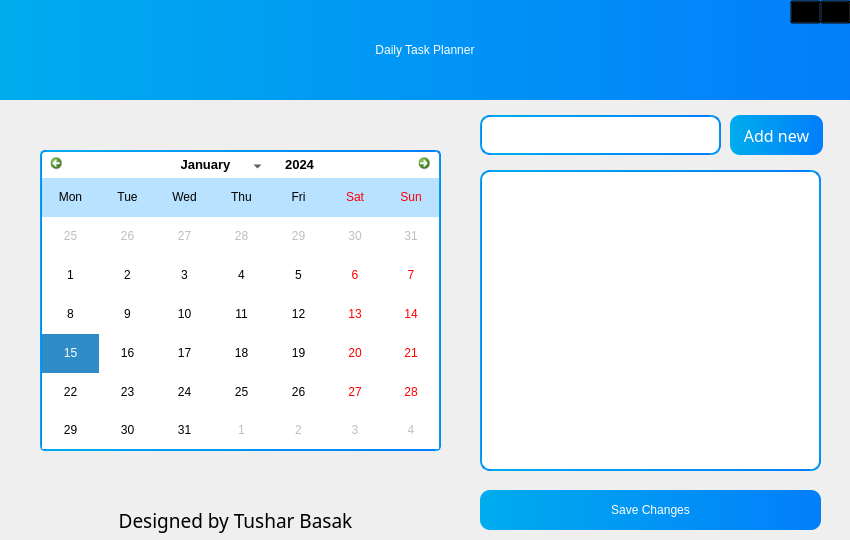
<?xml version="1.0" encoding="UTF-8"?>
<ui version="4.0">
 <class>Form</class>
 <widget class="QWidget" name="Form">
  <property name="geometry">
   <rect>
    <x>0</x>
    <y>0</y>
    <width>850</width>
    <height>540</height>
   </rect>
  </property>
  <property name="windowTitle">
   <string>Form</string>
  </property>
  <widget class="QPushButton" name="addButton">
   <property name="geometry">
    <rect>
     <x>730</x>
     <y>115</y>
     <width>93</width>
     <height>40</height>
    </rect>
   </property>
   <property name="font">
    <font>
     <family>sans-serif</family>
     <pointsize>12</pointsize>
     <weight>50</weight>
     <italic>false</italic>
     <bold>false</bold>
    </font>
   </property>
   <property name="styleSheet">
    <string notr="true">border-radius:10px;
font: 12pt &quot;sans-serif&quot;;
background: qlineargradient(spread: pad, x1: 0, y1: 0, x2: 1, y2: 0, stop: 0 rgba(0, 172, 238, 1), stop: 1 rgba(2, 126, 251, 1));
color: rgb(255, 255, 255);</string>
   </property>
   <property name="text">
    <string>Add new</string>
   </property>
  </widget>
  <widget class="QLabel" name="label">
   <property name="geometry">
    <rect>
     <x>0</x>
     <y>0</y>
     <width>850</width>
     <height>100</height>
    </rect>
   </property>
   <property name="styleSheet">
    <string notr="true">background: qlineargradient(spread: pad, x1: 0, y1: 0, x2: 1, y2: 0, stop: 0 rgba(0, 172, 238, 1), stop: 1 rgba(2, 126, 251, 1));
font: 24pt &quot;sans-serif&quot;;
color: #fff;</string>
   </property>
   <property name="text">
    <string>Daily Task Planner</string>
   </property>
   <property name="alignment">
    <set>Qt::AlignCenter</set>
   </property>
  </widget>
  <widget class="QLabel" name="label_3">
   <property name="geometry">
    <rect>
     <x>0</x>
     <y>500</y>
     <width>471</width>
     <height>41</height>
    </rect>
   </property>
   <property name="font">
    <font>
     <family>sans-serif</family>
     <pointsize>14</pointsize>
     <weight>50</weight>
     <italic>false</italic>
     <bold>false</bold>
    </font>
   </property>
   <property name="styleSheet">
    <string notr="true">QLabel {
	font: 14pt &quot;sans-serif&quot;;
	color: #000;
	border-radius: 8px;
}</string>
   </property>
   <property name="frameShape">
    <enum>QFrame::NoFrame</enum>
   </property>
   <property name="lineWidth">
    <number>1</number>
   </property>
   <property name="midLineWidth">
    <number>0</number>
   </property>
   <property name="text">
    <string>Designed by Tushar Basak</string>
   </property>
   <property name="alignment">
    <set>Qt::AlignCenter</set>
   </property>
  </widget>
  <widget class="QLineEdit" name="taskLineEdit">
   <property name="geometry">
    <rect>
     <x>480</x>
     <y>115</y>
     <width>241</width>
     <height>40</height>
    </rect>
   </property>
   <property name="styleSheet">
    <string notr="true">font: 14pt &quot;sans-serif&quot;;
color: rgb(0, 0, 0);
border-radius: 10px;
padding-left: 10px;
background-color: #fff;
border: 2px solid  qlineargradient(spread: pad, x1: 0, y1: 0, x2: 1, y2: 0, stop: 0 rgba(0, 172, 238, 1), stop: 1 rgba(2, 126, 251, 1));</string>
   </property>
  </widget>
  <widget class="QListWidget" name="tasksListWidget">
   <property name="geometry">
    <rect>
     <x>480</x>
     <y>170</y>
     <width>341</width>
     <height>301</height>
    </rect>
   </property>
   <property name="styleSheet">
    <string notr="true">font: 14pt &quot;sans-serif&quot;;
color: rgb(0, 0, 0);
border-radius: 10px;
background-color: #fff;
border: 2px solid  qlineargradient(spread: pad, x1: 0, y1: 0, x2: 1, y2: 0, stop: 0 rgba(0, 172, 238, 1), stop: 1 rgba(2, 126, 251, 1));</string>
   </property>
  </widget>
  <widget class="QPushButton" name="saveButton">
   <property name="geometry">
    <rect>
     <x>480</x>
     <y>490</y>
     <width>341</width>
     <height>40</height>
    </rect>
   </property>
   <property name="styleSheet">
    <string notr="true">border-radius:10px;
background: qlineargradient(spread: pad, x1: 0, y1: 0, x2: 1, y2: 0, stop: 0 rgba(0, 172, 238, 1), stop: 1 rgba(2, 126, 251, 1));
font: 12pt &quot;sans-serif&quot;;
color: rgb(255, 255, 255);</string>
   </property>
   <property name="text">
    <string>Save Changes</string>
   </property>
  </widget>
  <widget class="QPushButton" name="min_btn">
   <property name="geometry">
    <rect>
     <x>790</x>
     <y>0</y>
     <width>31</width>
     <height>24</height>
    </rect>
   </property>
   <property name="styleSheet">
    <string notr="true">background: rgba(0,0,0,0);</string>
   </property>
   <property name="text">
    <string/>
   </property>
   <property name="icon">
    <iconset>
     <normaloff>assets/min.svg</normaloff>assets/min.svg</iconset>
   </property>
   <property name="iconSize">
    <size>
     <width>18</width>
     <height>18</height>
    </size>
   </property>
  </widget>
  <widget class="QPushButton" name="close_btn">
   <property name="geometry">
    <rect>
     <x>820</x>
     <y>0</y>
     <width>31</width>
     <height>24</height>
    </rect>
   </property>
   <property name="styleSheet">
    <string notr="true">background: rgba(0,0,0,0);</string>
   </property>
   <property name="text">
    <string/>
   </property>
   <property name="icon">
    <iconset>
     <normaloff>assets/close.svg</normaloff>assets/close.svg</iconset>
   </property>
   <property name="iconSize">
    <size>
     <width>18</width>
     <height>18</height>
    </size>
   </property>
  </widget>
  <widget class="QCalendarWidget" name="calendarWidget">
   <property name="geometry">
    <rect>
     <x>40</x>
     <y>150</y>
     <width>401</width>
     <height>301</height>
    </rect>
   </property>
   <property name="focusPolicy">
    <enum>Qt::StrongFocus</enum>
   </property>
   <property name="styleSheet">
    <string notr="true">/* Style for header area  ####################################################*/

QCalendarWidget QWidget {
  alternate-background-color: #b8e2ff;
}

/* style for top navigation area ###############################################*/

#qt_calendar_navigationbar {
  background-color: #fff;
  border: 2px solid qlineargradient(spread: pad, x1: 0, y1: 0, x2: 1, y2: 0, stop: 0 rgba(0, 172, 238, 1), stop: 1 rgba(2, 126, 251, 1));
  border-bottom: 0px;
  border-top-left-radius: 5px;
  border-top-right-radius: 5px;
}

/* style for month change buttons ############################################ */

#qt_calendar_prevmonth,
#qt_calendar_nextmonth {
  /* border delete */
  border: none;
  /* delete default icons */
  qproperty-icon: none;

  min-width: 13px;
  max-width: 13px;
  min-height: 13px;
  max-height: 13px;

  border-radius: 5px;
  /* set background transparent */
  background-color: transparent;
  padding: 5px;
}

/* style for pre month button ############################################ */

#qt_calendar_prevmonth {
  /* set text for button */
  /*qproperty-text: &quot;&gt;&quot;;*/
  margin-left: 5px;
  image: url(:/icon/arrow-119-48.ico);
}

/* style for next month button ########################################### */
#qt_calendar_nextmonth {
  margin-right: 5px;
  image: url(:/icon/arrow-19-48.ico);
  /* qproperty-text: &quot;&gt;&quot;; */
}
#qt_calendar_prevmonth:hover,
#qt_calendar_nextmonth:hover {
  background-color: qlineargradient(spread: pad, x1: 0, y1: 0, x2: 1, y2: 0, stop: 0 rgba(0, 172, 238, 1), stop: 1 rgba(2, 126, 251, 1));
}

#qt_calendar_prevmonth:pressed,
#qt_calendar_nextmonth:pressed {
  background-color: rgba(235, 235, 235, 100);
}

/* Style for month and yeat buttons #################################### */

#qt_calendar_yearbutton {
  color: #000;
  margin: 5px;
  border-radius: 5px;
  font-size: 13px;
  padding: 0px 10px;
}

#qt_calendar_monthbutton {
  width: 110px;
  color: #000;
  font-size: 13px;
  margin: 5px 0px;
  border-radius: 5px;
  padding: 0px 2px;
}

#qt_calendar_yearbutton:hover,
#qt_calendar_monthbutton:hover {
  background-color: qlineargradient(spread: pad, x1: 0, y1: 0, x2: 1, y2: 0, stop: 0 rgba(0, 172, 238, 1), stop: 1 rgba(2, 126, 251, 1));
}

#qt_calendar_yearbutton:pressed,
#qt_calendar_monthbutton:pressed {
  background-color: rgba(235, 235, 235, 100);
}

/* Style for year input lineEdit ######################################*/

#qt_calendar_yearedit {
  min-width: 53px;
  color: #000;
  background: transparent;
  font-size: 13px;
}

/* Style for year change buttons ######################################*/

#qt_calendar_yearedit::up-button {
  image: url(:/icon/arrow-151-48.ico);
  subcontrol-position: right;
}

#qt_calendar_yearedit::down-button {
  image: url(:/icon/arrow-213-48.ico);
  subcontrol-position: left;
}

#qt_calendar_yearedit::down-button,
#qt_calendar_yearedit::up-button {
  width: 10px;
  padding: 0px 5px;
  border-radius: 3px;
}

#qt_calendar_yearedit::down-button:hover,
#qt_calendar_yearedit::up-button:hover {
  background-color: qlineargradient(spread: pad, x1: 0, y1: 0, x2: 1, y2: 0, stop: 0 rgba(0, 172, 238, 1), stop: 1 rgba(2, 126, 251, 1));
}

/* Style for month select menu ##################################### */

#calendarWidget QToolButton QMenu {
  background-color: white;
}
#calendarWidget QToolButton QMenu::item {
  /*padding: 10px;*/
}
#calendarWidget QToolButton QMenu::item:selected:enabled {
  background-color: qlineargradient(spread: pad, x1: 0, y1: 0, x2: 1, y2: 0, stop: 0 rgba(0, 172, 238, 1), stop: 1 rgba(2, 126, 251, 1));
}

#calendarWidget QToolButton::menu-indicator {
  image: none;
  nosubcontrol-origin: margin;
  subcontrol-position: right center;
  margin-top: 10px;
  width: 20px;
}

/* Style for calendar table ########################################## */
#qt_calendar_calendarview {
  /* Remove the selected dashed box */
  outline: 0px;

  border: 2px solid qlineargradient(spread: pad, x1: 0, y1: 0, x2: 1, y2: 0, stop: 0 rgba(0, 172, 238, 1), stop: 1 rgba(2, 126, 251, 1));
  border-top: 0px;
  border-bottom-left-radius: 5px;
  border-bottom-right-radius: 5px;
}

#qt_calendar_calendarview::item:hover {
  border-radius: 5px;
  background-color: #aaffff;
}

#qt_calendar_calendarview::item:selected {
  background-color: #55aa7f;
  border-radius: 5px;
}</string>
   </property>
   <property name="gridVisible">
    <bool>false</bool>
   </property>
   <property name="horizontalHeaderFormat">
    <enum>QCalendarWidget::ShortDayNames</enum>
   </property>
   <property name="verticalHeaderFormat">
    <enum>QCalendarWidget::NoVerticalHeader</enum>
   </property>
   <property name="navigationBarVisible">
    <bool>true</bool>
   </property>
   <property name="dateEditEnabled">
    <bool>false</bool>
   </property>
  </widget>
 </widget>
 <resources>
  <include location="assets/resource.qrc"/>
 </resources>
 <connections/>
</ui>
